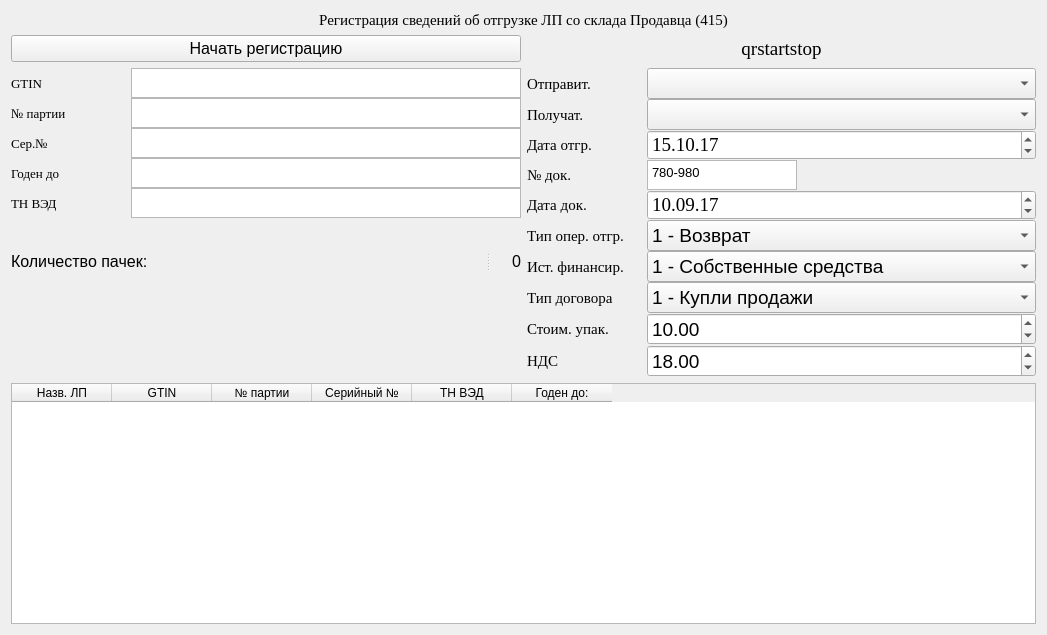
<?xml version="1.0" encoding="UTF-8"?>
<ui version="4.0">
 <class>MoveOrder415</class>
 <widget class="QWidget" name="MoveOrder415">
  <property name="geometry">
   <rect>
    <x>0</x>
    <y>0</y>
    <width>1047</width>
    <height>635</height>
   </rect>
  </property>
  <property name="windowTitle">
   <string>MoveOrder415</string>
  </property>
  <layout class="QGridLayout" name="gridLayout_4">
   <item row="0" column="0" colspan="2">
    <widget class="QLabel" name="AppendPageLabel">
     <property name="font">
      <font>
       <family>Times New Roman</family>
       <pointsize>11</pointsize>
      </font>
     </property>
     <property name="text">
      <string>Регистрация сведений об отгрузке ЛП со склада Продавца (415)</string>
     </property>
     <property name="alignment">
      <set>Qt::AlignCenter</set>
     </property>
    </widget>
   </item>
   <item row="1" column="0" colspan="2">
    <layout class="QGridLayout" name="gridLayout_3">
     <item row="0" column="0">
      <widget class="QPushButton" name="RegistrationStartButton">
       <property name="font">
        <font>
         <pointsize>12</pointsize>
        </font>
       </property>
       <property name="text">
        <string>Начать регистрацию</string>
       </property>
      </widget>
     </item>
     <item row="0" column="1">
      <widget class="QLabel" name="qrstartstop">
       <property name="font">
        <font>
         <family>Times New Roman</family>
         <pointsize>14</pointsize>
        </font>
       </property>
       <property name="text">
        <string>qrstartstop</string>
       </property>
       <property name="alignment">
        <set>Qt::AlignCenter</set>
       </property>
      </widget>
     </item>
    </layout>
   </item>
   <item row="2" column="0">
    <layout class="QGridLayout" name="gridLayout">
     <property name="spacing">
      <number>0</number>
     </property>
     <item row="0" column="0">
      <widget class="QLabel" name="GTINLabelAgregation">
       <property name="sizePolicy">
        <sizepolicy hsizetype="Preferred" vsizetype="Minimum">
         <horstretch>0</horstretch>
         <verstretch>0</verstretch>
        </sizepolicy>
       </property>
       <property name="minimumSize">
        <size>
         <width>120</width>
         <height>30</height>
        </size>
       </property>
       <property name="maximumSize">
        <size>
         <width>60</width>
         <height>30</height>
        </size>
       </property>
       <property name="font">
        <font>
         <family>Times New Roman</family>
         <pointsize>10</pointsize>
        </font>
       </property>
       <property name="text">
        <string>GTIN</string>
       </property>
       <property name="alignment">
        <set>Qt::AlignLeading|Qt::AlignLeft|Qt::AlignVCenter</set>
       </property>
      </widget>
     </item>
     <item row="0" column="1">
      <widget class="QTextEdit" name="GTINTextAgregation">
       <property name="sizePolicy">
        <sizepolicy hsizetype="Expanding" vsizetype="Minimum">
         <horstretch>0</horstretch>
         <verstretch>0</verstretch>
        </sizepolicy>
       </property>
       <property name="minimumSize">
        <size>
         <width>130</width>
         <height>30</height>
        </size>
       </property>
       <property name="maximumSize">
        <size>
         <width>2000</width>
         <height>30</height>
        </size>
       </property>
       <property name="font">
        <font>
         <pointsize>10</pointsize>
        </font>
       </property>
       <property name="readOnly">
        <bool>true</bool>
       </property>
       <property name="html">
        <string>&lt;!DOCTYPE HTML PUBLIC &quot;-//W3C//DTD HTML 4.0//EN&quot; &quot;http://www.w3.org/TR/REC-html40/strict.dtd&quot;&gt;
&lt;html&gt;&lt;head&gt;&lt;meta name=&quot;qrichtext&quot; content=&quot;1&quot; /&gt;&lt;style type=&quot;text/css&quot;&gt;
p, li { white-space: pre-wrap; }
&lt;/style&gt;&lt;/head&gt;&lt;body style=&quot; font-family:'MS Shell Dlg 2'; font-size:10pt; font-weight:400; font-style:normal;&quot;&gt;
&lt;p style=&quot;-qt-paragraph-type:empty; margin-top:0px; margin-bottom:0px; margin-left:0px; margin-right:0px; -qt-block-indent:0; text-indent:0px;&quot;&gt;&lt;br /&gt;&lt;/p&gt;&lt;/body&gt;&lt;/html&gt;</string>
       </property>
      </widget>
     </item>
     <item row="1" column="0">
      <widget class="QLabel" name="batchnumberAgregation">
       <property name="sizePolicy">
        <sizepolicy hsizetype="Preferred" vsizetype="Minimum">
         <horstretch>0</horstretch>
         <verstretch>0</verstretch>
        </sizepolicy>
       </property>
       <property name="minimumSize">
        <size>
         <width>120</width>
         <height>30</height>
        </size>
       </property>
       <property name="maximumSize">
        <size>
         <width>60</width>
         <height>30</height>
        </size>
       </property>
       <property name="font">
        <font>
         <family>Times New Roman</family>
         <pointsize>10</pointsize>
        </font>
       </property>
       <property name="text">
        <string>№ партии</string>
       </property>
       <property name="alignment">
        <set>Qt::AlignLeading|Qt::AlignLeft|Qt::AlignVCenter</set>
       </property>
      </widget>
     </item>
     <item row="1" column="1">
      <widget class="QTextEdit" name="batchnumberTextAgregation">
       <property name="sizePolicy">
        <sizepolicy hsizetype="Expanding" vsizetype="Minimum">
         <horstretch>0</horstretch>
         <verstretch>0</verstretch>
        </sizepolicy>
       </property>
       <property name="minimumSize">
        <size>
         <width>130</width>
         <height>30</height>
        </size>
       </property>
       <property name="maximumSize">
        <size>
         <width>2000</width>
         <height>30</height>
        </size>
       </property>
       <property name="font">
        <font>
         <pointsize>10</pointsize>
        </font>
       </property>
       <property name="readOnly">
        <bool>true</bool>
       </property>
       <property name="html">
        <string>&lt;!DOCTYPE HTML PUBLIC &quot;-//W3C//DTD HTML 4.0//EN&quot; &quot;http://www.w3.org/TR/REC-html40/strict.dtd&quot;&gt;
&lt;html&gt;&lt;head&gt;&lt;meta name=&quot;qrichtext&quot; content=&quot;1&quot; /&gt;&lt;style type=&quot;text/css&quot;&gt;
p, li { white-space: pre-wrap; }
&lt;/style&gt;&lt;/head&gt;&lt;body style=&quot; font-family:'MS Shell Dlg 2'; font-size:10pt; font-weight:400; font-style:normal;&quot;&gt;
&lt;p style=&quot;-qt-paragraph-type:empty; margin-top:0px; margin-bottom:0px; margin-left:0px; margin-right:0px; -qt-block-indent:0; text-indent:0px;&quot;&gt;&lt;br /&gt;&lt;/p&gt;&lt;/body&gt;&lt;/html&gt;</string>
       </property>
      </widget>
     </item>
     <item row="2" column="0">
      <widget class="QLabel" name="serialNumberAgregationLabel">
       <property name="sizePolicy">
        <sizepolicy hsizetype="Preferred" vsizetype="Minimum">
         <horstretch>0</horstretch>
         <verstretch>0</verstretch>
        </sizepolicy>
       </property>
       <property name="minimumSize">
        <size>
         <width>120</width>
         <height>30</height>
        </size>
       </property>
       <property name="maximumSize">
        <size>
         <width>60</width>
         <height>30</height>
        </size>
       </property>
       <property name="font">
        <font>
         <family>Times New Roman</family>
         <pointsize>10</pointsize>
        </font>
       </property>
       <property name="text">
        <string>Сер.№</string>
       </property>
       <property name="alignment">
        <set>Qt::AlignLeading|Qt::AlignLeft|Qt::AlignVCenter</set>
       </property>
      </widget>
     </item>
     <item row="2" column="1">
      <widget class="QTextEdit" name="serialNumberAgregationValue">
       <property name="sizePolicy">
        <sizepolicy hsizetype="Expanding" vsizetype="Minimum">
         <horstretch>0</horstretch>
         <verstretch>0</verstretch>
        </sizepolicy>
       </property>
       <property name="minimumSize">
        <size>
         <width>130</width>
         <height>30</height>
        </size>
       </property>
       <property name="maximumSize">
        <size>
         <width>2000</width>
         <height>30</height>
        </size>
       </property>
       <property name="font">
        <font>
         <pointsize>10</pointsize>
        </font>
       </property>
       <property name="readOnly">
        <bool>true</bool>
       </property>
       <property name="html">
        <string>&lt;!DOCTYPE HTML PUBLIC &quot;-//W3C//DTD HTML 4.0//EN&quot; &quot;http://www.w3.org/TR/REC-html40/strict.dtd&quot;&gt;
&lt;html&gt;&lt;head&gt;&lt;meta name=&quot;qrichtext&quot; content=&quot;1&quot; /&gt;&lt;style type=&quot;text/css&quot;&gt;
p, li { white-space: pre-wrap; }
&lt;/style&gt;&lt;/head&gt;&lt;body style=&quot; font-family:'MS Shell Dlg 2'; font-size:10pt; font-weight:400; font-style:normal;&quot;&gt;
&lt;p style=&quot;-qt-paragraph-type:empty; margin-top:0px; margin-bottom:0px; margin-left:0px; margin-right:0px; -qt-block-indent:0; text-indent:0px;&quot;&gt;&lt;br /&gt;&lt;/p&gt;&lt;/body&gt;&lt;/html&gt;</string>
       </property>
      </widget>
     </item>
     <item row="3" column="0">
      <widget class="QLabel" name="productlifeimeLabelAgregation">
       <property name="sizePolicy">
        <sizepolicy hsizetype="Preferred" vsizetype="Minimum">
         <horstretch>0</horstretch>
         <verstretch>0</verstretch>
        </sizepolicy>
       </property>
       <property name="minimumSize">
        <size>
         <width>120</width>
         <height>30</height>
        </size>
       </property>
       <property name="maximumSize">
        <size>
         <width>60</width>
         <height>30</height>
        </size>
       </property>
       <property name="font">
        <font>
         <family>Times New Roman</family>
         <pointsize>10</pointsize>
        </font>
       </property>
       <property name="text">
        <string>Годен до</string>
       </property>
       <property name="alignment">
        <set>Qt::AlignLeading|Qt::AlignLeft|Qt::AlignVCenter</set>
       </property>
      </widget>
     </item>
     <item row="3" column="1">
      <widget class="QTextEdit" name="expirationdateAgregation">
       <property name="sizePolicy">
        <sizepolicy hsizetype="Expanding" vsizetype="Minimum">
         <horstretch>0</horstretch>
         <verstretch>0</verstretch>
        </sizepolicy>
       </property>
       <property name="minimumSize">
        <size>
         <width>130</width>
         <height>30</height>
        </size>
       </property>
       <property name="maximumSize">
        <size>
         <width>2000</width>
         <height>30</height>
        </size>
       </property>
       <property name="font">
        <font>
         <pointsize>10</pointsize>
        </font>
       </property>
       <property name="readOnly">
        <bool>true</bool>
       </property>
       <property name="html">
        <string>&lt;!DOCTYPE HTML PUBLIC &quot;-//W3C//DTD HTML 4.0//EN&quot; &quot;http://www.w3.org/TR/REC-html40/strict.dtd&quot;&gt;
&lt;html&gt;&lt;head&gt;&lt;meta name=&quot;qrichtext&quot; content=&quot;1&quot; /&gt;&lt;style type=&quot;text/css&quot;&gt;
p, li { white-space: pre-wrap; }
&lt;/style&gt;&lt;/head&gt;&lt;body style=&quot; font-family:'MS Shell Dlg 2'; font-size:10pt; font-weight:400; font-style:normal;&quot;&gt;
&lt;p style=&quot;-qt-paragraph-type:empty; margin-top:0px; margin-bottom:0px; margin-left:0px; margin-right:0px; -qt-block-indent:0; text-indent:0px;&quot;&gt;&lt;br /&gt;&lt;/p&gt;&lt;/body&gt;&lt;/html&gt;</string>
       </property>
      </widget>
     </item>
     <item row="4" column="0">
      <widget class="QLabel" name="TNVEDabelAgregation">
       <property name="sizePolicy">
        <sizepolicy hsizetype="Preferred" vsizetype="Minimum">
         <horstretch>0</horstretch>
         <verstretch>0</verstretch>
        </sizepolicy>
       </property>
       <property name="minimumSize">
        <size>
         <width>120</width>
         <height>30</height>
        </size>
       </property>
       <property name="maximumSize">
        <size>
         <width>60</width>
         <height>30</height>
        </size>
       </property>
       <property name="font">
        <font>
         <family>Times New Roman</family>
         <pointsize>10</pointsize>
        </font>
       </property>
       <property name="text">
        <string>ТН ВЭД</string>
       </property>
       <property name="alignment">
        <set>Qt::AlignLeading|Qt::AlignLeft|Qt::AlignVCenter</set>
       </property>
      </widget>
     </item>
     <item row="4" column="1">
      <widget class="QTextEdit" name="TNVEDValueAgregation">
       <property name="sizePolicy">
        <sizepolicy hsizetype="Expanding" vsizetype="Minimum">
         <horstretch>0</horstretch>
         <verstretch>0</verstretch>
        </sizepolicy>
       </property>
       <property name="minimumSize">
        <size>
         <width>130</width>
         <height>30</height>
        </size>
       </property>
       <property name="maximumSize">
        <size>
         <width>2000</width>
         <height>30</height>
        </size>
       </property>
       <property name="font">
        <font>
         <pointsize>10</pointsize>
        </font>
       </property>
       <property name="readOnly">
        <bool>true</bool>
       </property>
       <property name="html">
        <string>&lt;!DOCTYPE HTML PUBLIC &quot;-//W3C//DTD HTML 4.0//EN&quot; &quot;http://www.w3.org/TR/REC-html40/strict.dtd&quot;&gt;
&lt;html&gt;&lt;head&gt;&lt;meta name=&quot;qrichtext&quot; content=&quot;1&quot; /&gt;&lt;style type=&quot;text/css&quot;&gt;
p, li { white-space: pre-wrap; }
&lt;/style&gt;&lt;/head&gt;&lt;body style=&quot; font-family:'MS Shell Dlg 2'; font-size:10pt; font-weight:400; font-style:normal;&quot;&gt;
&lt;p style=&quot;-qt-paragraph-type:empty; margin-top:0px; margin-bottom:0px; margin-left:0px; margin-right:0px; -qt-block-indent:0; text-indent:0px;&quot;&gt;&lt;br /&gt;&lt;/p&gt;&lt;/body&gt;&lt;/html&gt;</string>
       </property>
      </widget>
     </item>
    </layout>
   </item>
   <item row="2" column="1" rowspan="3">
    <layout class="QGridLayout" name="gridLayout_2">
     <property name="spacing">
      <number>0</number>
     </property>
     <item row="0" column="0">
      <widget class="QLabel" name="otpravit">
       <property name="sizePolicy">
        <sizepolicy hsizetype="Fixed" vsizetype="Minimum">
         <horstretch>0</horstretch>
         <verstretch>0</verstretch>
        </sizepolicy>
       </property>
       <property name="minimumSize">
        <size>
         <width>120</width>
         <height>20</height>
        </size>
       </property>
       <property name="font">
        <font>
         <family>Times New Roman</family>
         <pointsize>11</pointsize>
        </font>
       </property>
       <property name="text">
        <string>Отправит.</string>
       </property>
       <property name="alignment">
        <set>Qt::AlignLeading|Qt::AlignLeft|Qt::AlignVCenter</set>
       </property>
      </widget>
     </item>
     <item row="0" column="1">
      <widget class="QComboBox" name="senderCombobox">
       <property name="sizePolicy">
        <sizepolicy hsizetype="Expanding" vsizetype="Minimum">
         <horstretch>0</horstretch>
         <verstretch>0</verstretch>
        </sizepolicy>
       </property>
       <property name="minimumSize">
        <size>
         <width>0</width>
         <height>20</height>
        </size>
       </property>
       <property name="font">
        <font>
         <pointsize>14</pointsize>
        </font>
       </property>
      </widget>
     </item>
     <item row="1" column="0">
      <widget class="QLabel" name="poluchat">
       <property name="sizePolicy">
        <sizepolicy hsizetype="Fixed" vsizetype="Minimum">
         <horstretch>0</horstretch>
         <verstretch>0</verstretch>
        </sizepolicy>
       </property>
       <property name="minimumSize">
        <size>
         <width>120</width>
         <height>20</height>
        </size>
       </property>
       <property name="font">
        <font>
         <family>Times New Roman</family>
         <pointsize>11</pointsize>
        </font>
       </property>
       <property name="text">
        <string>Получат.</string>
       </property>
       <property name="alignment">
        <set>Qt::AlignLeading|Qt::AlignLeft|Qt::AlignVCenter</set>
       </property>
      </widget>
     </item>
     <item row="1" column="1">
      <widget class="QComboBox" name="recieverCombobox">
       <property name="sizePolicy">
        <sizepolicy hsizetype="Expanding" vsizetype="Minimum">
         <horstretch>0</horstretch>
         <verstretch>0</verstretch>
        </sizepolicy>
       </property>
       <property name="minimumSize">
        <size>
         <width>0</width>
         <height>20</height>
        </size>
       </property>
       <property name="font">
        <font>
         <pointsize>14</pointsize>
        </font>
       </property>
      </widget>
     </item>
     <item row="2" column="0">
      <widget class="QLabel" name="dataotgruzki">
       <property name="sizePolicy">
        <sizepolicy hsizetype="Fixed" vsizetype="Minimum">
         <horstretch>0</horstretch>
         <verstretch>0</verstretch>
        </sizepolicy>
       </property>
       <property name="minimumSize">
        <size>
         <width>120</width>
         <height>20</height>
        </size>
       </property>
       <property name="font">
        <font>
         <family>Times New Roman</family>
         <pointsize>11</pointsize>
        </font>
       </property>
       <property name="text">
        <string>Дата отгр.</string>
       </property>
       <property name="alignment">
        <set>Qt::AlignLeading|Qt::AlignLeft|Qt::AlignVCenter</set>
       </property>
      </widget>
     </item>
     <item row="2" column="1">
      <widget class="QDateTimeEdit" name="operationDate">
       <property name="sizePolicy">
        <sizepolicy hsizetype="Expanding" vsizetype="Minimum">
         <horstretch>0</horstretch>
         <verstretch>0</verstretch>
        </sizepolicy>
       </property>
       <property name="minimumSize">
        <size>
         <width>0</width>
         <height>20</height>
        </size>
       </property>
       <property name="maximumSize">
        <size>
         <width>16777215</width>
         <height>30</height>
        </size>
       </property>
       <property name="font">
        <font>
         <family>Times New Roman</family>
         <pointsize>14</pointsize>
        </font>
       </property>
       <property name="date">
        <date>
         <year>2017</year>
         <month>10</month>
         <day>15</day>
        </date>
       </property>
       <property name="maximumDate">
        <date>
         <year>2099</year>
         <month>1</month>
         <day>1</day>
        </date>
       </property>
       <property name="minimumDate">
        <date>
         <year>2010</year>
         <month>1</month>
         <day>1</day>
        </date>
       </property>
       <property name="displayFormat">
        <string>dd.MM.yy</string>
       </property>
      </widget>
     </item>
     <item row="3" column="0">
      <widget class="QLabel" name="docnum">
       <property name="sizePolicy">
        <sizepolicy hsizetype="Fixed" vsizetype="Minimum">
         <horstretch>0</horstretch>
         <verstretch>0</verstretch>
        </sizepolicy>
       </property>
       <property name="minimumSize">
        <size>
         <width>120</width>
         <height>20</height>
        </size>
       </property>
       <property name="font">
        <font>
         <family>Times New Roman</family>
         <pointsize>11</pointsize>
        </font>
       </property>
       <property name="text">
        <string>№ док.</string>
       </property>
       <property name="alignment">
        <set>Qt::AlignLeading|Qt::AlignLeft|Qt::AlignVCenter</set>
       </property>
      </widget>
     </item>
     <item row="3" column="1">
      <widget class="QTextEdit" name="documentnumber">
       <property name="sizePolicy">
        <sizepolicy hsizetype="Expanding" vsizetype="Minimum">
         <horstretch>0</horstretch>
         <verstretch>0</verstretch>
        </sizepolicy>
       </property>
       <property name="minimumSize">
        <size>
         <width>120</width>
         <height>20</height>
        </size>
       </property>
       <property name="maximumSize">
        <size>
         <width>150</width>
         <height>30</height>
        </size>
       </property>
       <property name="font">
        <font>
         <pointsize>14</pointsize>
        </font>
       </property>
       <property name="readOnly">
        <bool>true</bool>
       </property>
       <property name="html">
        <string>&lt;!DOCTYPE HTML PUBLIC &quot;-//W3C//DTD HTML 4.0//EN&quot; &quot;http://www.w3.org/TR/REC-html40/strict.dtd&quot;&gt;
&lt;html&gt;&lt;head&gt;&lt;meta name=&quot;qrichtext&quot; content=&quot;1&quot; /&gt;&lt;style type=&quot;text/css&quot;&gt;
p, li { white-space: pre-wrap; }
&lt;/style&gt;&lt;/head&gt;&lt;body style=&quot; font-family:'MS Shell Dlg 2'; font-size:14pt; font-weight:400; font-style:normal;&quot;&gt;
&lt;p style=&quot; margin-top:0px; margin-bottom:0px; margin-left:0px; margin-right:0px; -qt-block-indent:0; text-indent:0px;&quot;&gt;&lt;span style=&quot; font-size:10pt;&quot;&gt;780-980&lt;/span&gt;&lt;/p&gt;&lt;/body&gt;&lt;/html&gt;</string>
       </property>
      </widget>
     </item>
     <item row="4" column="0">
      <widget class="QLabel" name="docdate">
       <property name="sizePolicy">
        <sizepolicy hsizetype="Fixed" vsizetype="Minimum">
         <horstretch>0</horstretch>
         <verstretch>0</verstretch>
        </sizepolicy>
       </property>
       <property name="minimumSize">
        <size>
         <width>120</width>
         <height>20</height>
        </size>
       </property>
       <property name="font">
        <font>
         <family>Times New Roman</family>
         <pointsize>11</pointsize>
        </font>
       </property>
       <property name="text">
        <string>Дата док.</string>
       </property>
       <property name="alignment">
        <set>Qt::AlignLeading|Qt::AlignLeft|Qt::AlignVCenter</set>
       </property>
      </widget>
     </item>
     <item row="4" column="1">
      <widget class="QDateTimeEdit" name="documentdate">
       <property name="sizePolicy">
        <sizepolicy hsizetype="Expanding" vsizetype="Minimum">
         <horstretch>0</horstretch>
         <verstretch>0</verstretch>
        </sizepolicy>
       </property>
       <property name="minimumSize">
        <size>
         <width>0</width>
         <height>20</height>
        </size>
       </property>
       <property name="maximumSize">
        <size>
         <width>16777215</width>
         <height>30</height>
        </size>
       </property>
       <property name="font">
        <font>
         <family>Times New Roman</family>
         <pointsize>14</pointsize>
        </font>
       </property>
       <property name="date">
        <date>
         <year>2017</year>
         <month>9</month>
         <day>10</day>
        </date>
       </property>
       <property name="maximumDate">
        <date>
         <year>2099</year>
         <month>1</month>
         <day>1</day>
        </date>
       </property>
       <property name="minimumDate">
        <date>
         <year>2010</year>
         <month>1</month>
         <day>1</day>
        </date>
       </property>
       <property name="displayFormat">
        <string>dd.MM.yy</string>
       </property>
      </widget>
     </item>
     <item row="5" column="0">
      <widget class="QLabel" name="turntype">
       <property name="sizePolicy">
        <sizepolicy hsizetype="Fixed" vsizetype="Minimum">
         <horstretch>0</horstretch>
         <verstretch>0</verstretch>
        </sizepolicy>
       </property>
       <property name="minimumSize">
        <size>
         <width>120</width>
         <height>20</height>
        </size>
       </property>
       <property name="font">
        <font>
         <family>Times New Roman</family>
         <pointsize>11</pointsize>
        </font>
       </property>
       <property name="text">
        <string>Тип опер. отгр.</string>
       </property>
       <property name="alignment">
        <set>Qt::AlignLeading|Qt::AlignLeft|Qt::AlignVCenter</set>
       </property>
      </widget>
     </item>
     <item row="5" column="1">
      <widget class="QComboBox" name="turnovertypecombo">
       <property name="sizePolicy">
        <sizepolicy hsizetype="Expanding" vsizetype="Minimum">
         <horstretch>0</horstretch>
         <verstretch>0</verstretch>
        </sizepolicy>
       </property>
       <property name="minimumSize">
        <size>
         <width>0</width>
         <height>20</height>
        </size>
       </property>
       <property name="font">
        <font>
         <pointsize>14</pointsize>
        </font>
       </property>
       <item>
        <property name="text">
         <string>1 - Возврат</string>
        </property>
       </item>
       <item>
        <property name="text">
         <string>2 - Продажа</string>
        </property>
       </item>
      </widget>
     </item>
     <item row="6" column="0">
      <widget class="QLabel" name="AppendPageLabel_8">
       <property name="sizePolicy">
        <sizepolicy hsizetype="Fixed" vsizetype="Minimum">
         <horstretch>0</horstretch>
         <verstretch>0</verstretch>
        </sizepolicy>
       </property>
       <property name="minimumSize">
        <size>
         <width>120</width>
         <height>20</height>
        </size>
       </property>
       <property name="font">
        <font>
         <family>Times New Roman</family>
         <pointsize>11</pointsize>
        </font>
       </property>
       <property name="text">
        <string>Ист. финансир.</string>
       </property>
       <property name="alignment">
        <set>Qt::AlignLeading|Qt::AlignLeft|Qt::AlignVCenter</set>
       </property>
      </widget>
     </item>
     <item row="6" column="1">
      <widget class="QComboBox" name="sourcecombo">
       <property name="sizePolicy">
        <sizepolicy hsizetype="Expanding" vsizetype="Minimum">
         <horstretch>0</horstretch>
         <verstretch>0</verstretch>
        </sizepolicy>
       </property>
       <property name="minimumSize">
        <size>
         <width>0</width>
         <height>20</height>
        </size>
       </property>
       <property name="font">
        <font>
         <pointsize>14</pointsize>
        </font>
       </property>
       <item>
        <property name="text">
         <string>1 - Собственные средства</string>
        </property>
       </item>
       <item>
        <property name="text">
         <string>2 - Средства гос.бюджетов</string>
        </property>
       </item>
      </widget>
     </item>
     <item row="7" column="0">
      <widget class="QLabel" name="AppendPageLabel_9">
       <property name="sizePolicy">
        <sizepolicy hsizetype="Fixed" vsizetype="Minimum">
         <horstretch>0</horstretch>
         <verstretch>0</verstretch>
        </sizepolicy>
       </property>
       <property name="minimumSize">
        <size>
         <width>120</width>
         <height>20</height>
        </size>
       </property>
       <property name="font">
        <font>
         <family>Times New Roman</family>
         <pointsize>11</pointsize>
        </font>
       </property>
       <property name="text">
        <string>Тип договора</string>
       </property>
       <property name="alignment">
        <set>Qt::AlignLeading|Qt::AlignLeft|Qt::AlignVCenter</set>
       </property>
      </widget>
     </item>
     <item row="7" column="1">
      <widget class="QComboBox" name="contracttype">
       <property name="sizePolicy">
        <sizepolicy hsizetype="Expanding" vsizetype="Minimum">
         <horstretch>0</horstretch>
         <verstretch>0</verstretch>
        </sizepolicy>
       </property>
       <property name="minimumSize">
        <size>
         <width>0</width>
         <height>20</height>
        </size>
       </property>
       <property name="font">
        <font>
         <pointsize>14</pointsize>
        </font>
       </property>
       <item>
        <property name="text">
         <string>1 - Купли продажи</string>
        </property>
       </item>
       <item>
        <property name="text">
         <string>2 - Комиссия</string>
        </property>
       </item>
       <item>
        <property name="text">
         <string>3 - Агентский</string>
        </property>
       </item>
      </widget>
     </item>
     <item row="8" column="0">
      <widget class="QLabel" name="price">
       <property name="sizePolicy">
        <sizepolicy hsizetype="Fixed" vsizetype="Minimum">
         <horstretch>0</horstretch>
         <verstretch>0</verstretch>
        </sizepolicy>
       </property>
       <property name="minimumSize">
        <size>
         <width>120</width>
         <height>20</height>
        </size>
       </property>
       <property name="font">
        <font>
         <family>Times New Roman</family>
         <pointsize>11</pointsize>
        </font>
       </property>
       <property name="text">
        <string>Стоим. упак.</string>
       </property>
       <property name="alignment">
        <set>Qt::AlignLeading|Qt::AlignLeft|Qt::AlignVCenter</set>
       </property>
      </widget>
     </item>
     <item row="8" column="1">
      <widget class="QDoubleSpinBox" name="priceValue">
       <property name="sizePolicy">
        <sizepolicy hsizetype="Expanding" vsizetype="Minimum">
         <horstretch>0</horstretch>
         <verstretch>0</verstretch>
        </sizepolicy>
       </property>
       <property name="minimumSize">
        <size>
         <width>0</width>
         <height>20</height>
        </size>
       </property>
       <property name="font">
        <font>
         <pointsize>14</pointsize>
        </font>
       </property>
       <property name="decimals">
        <number>2</number>
       </property>
       <property name="maximum">
        <double>1000000000000.000000000000000</double>
       </property>
       <property name="singleStep">
        <double>1.000000000000000</double>
       </property>
       <property name="value">
        <double>10.000000000000000</double>
       </property>
      </widget>
     </item>
     <item row="9" column="0">
      <widget class="QLabel" name="vat">
       <property name="sizePolicy">
        <sizepolicy hsizetype="Fixed" vsizetype="Minimum">
         <horstretch>0</horstretch>
         <verstretch>0</verstretch>
        </sizepolicy>
       </property>
       <property name="minimumSize">
        <size>
         <width>120</width>
         <height>20</height>
        </size>
       </property>
       <property name="font">
        <font>
         <family>Times New Roman</family>
         <pointsize>11</pointsize>
        </font>
       </property>
       <property name="text">
        <string>НДС</string>
       </property>
       <property name="alignment">
        <set>Qt::AlignLeading|Qt::AlignLeft|Qt::AlignVCenter</set>
       </property>
      </widget>
     </item>
     <item row="9" column="1">
      <widget class="QDoubleSpinBox" name="vatValue">
       <property name="sizePolicy">
        <sizepolicy hsizetype="Expanding" vsizetype="Minimum">
         <horstretch>0</horstretch>
         <verstretch>0</verstretch>
        </sizepolicy>
       </property>
       <property name="minimumSize">
        <size>
         <width>0</width>
         <height>20</height>
        </size>
       </property>
       <property name="font">
        <font>
         <pointsize>14</pointsize>
        </font>
       </property>
       <property name="decimals">
        <number>2</number>
       </property>
       <property name="maximum">
        <double>1000000000000.000000000000000</double>
       </property>
       <property name="singleStep">
        <double>1.000000000000000</double>
       </property>
       <property name="value">
        <double>18.000000000000000</double>
       </property>
      </widget>
     </item>
    </layout>
   </item>
   <item row="3" column="0">
    <widget class="QSplitter" name="splitter">
     <property name="orientation">
      <enum>Qt::Horizontal</enum>
     </property>
     <widget class="QLabel" name="countMedicamentLabel">
      <property name="font">
       <font>
        <pointsize>12</pointsize>
       </font>
      </property>
      <property name="text">
       <string>Количество пачек:</string>
      </property>
     </widget>
     <widget class="QLabel" name="countMedicamentValue">
      <property name="font">
       <font>
        <pointsize>12</pointsize>
       </font>
      </property>
      <property name="text">
       <string>0</string>
      </property>
      <property name="alignment">
       <set>Qt::AlignRight|Qt::AlignTrailing|Qt::AlignVCenter</set>
      </property>
     </widget>
    </widget>
   </item>
   <item row="4" column="0">
    <widget class="QLabel" name="errorLabel">
     <property name="font">
      <font>
       <pointsize>12</pointsize>
      </font>
     </property>
     <property name="text">
      <string/>
     </property>
    </widget>
   </item>
   <item row="5" column="0" colspan="2">
    <widget class="QTableWidget" name="MedicamentsTable">
     <property name="columnCount">
      <number>6</number>
     </property>
     <attribute name="horizontalHeaderStretchLastSection">
      <bool>false</bool>
     </attribute>
     <attribute name="verticalHeaderVisible">
      <bool>false</bool>
     </attribute>
     <column>
      <property name="text">
       <string>Назв. ЛП</string>
      </property>
     </column>
     <column>
      <property name="text">
       <string>GTIN</string>
      </property>
     </column>
     <column>
      <property name="text">
       <string>№ партии</string>
      </property>
     </column>
     <column>
      <property name="text">
       <string>Серийный №</string>
      </property>
     </column>
     <column>
      <property name="text">
       <string>ТН ВЭД</string>
      </property>
     </column>
     <column>
      <property name="text">
       <string>Годен до:</string>
      </property>
     </column>
    </widget>
   </item>
  </layout>
 </widget>
 <layoutdefault spacing="6" margin="11"/>
 <resources/>
 <connections/>
</ui>
